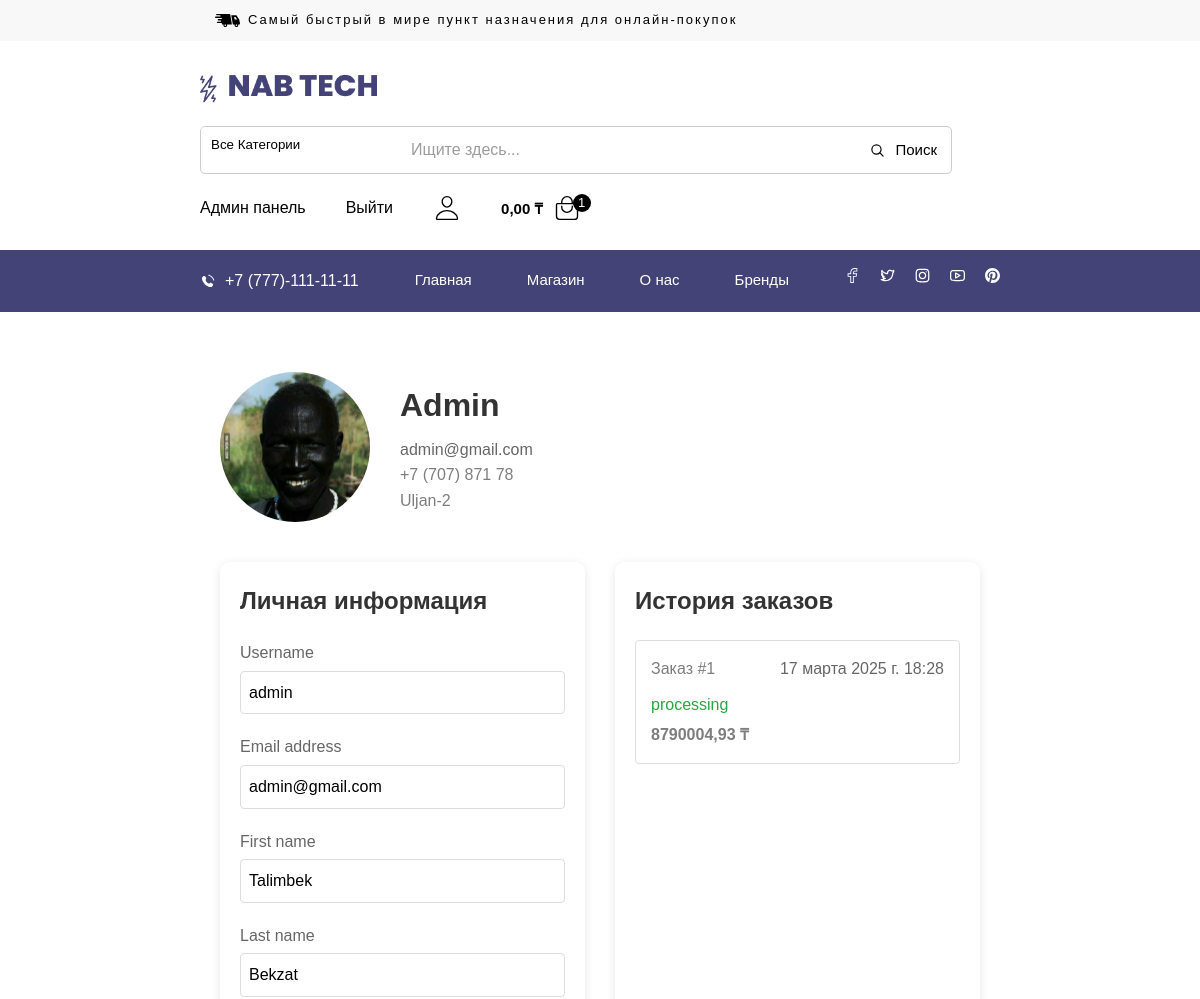
Page /user/profile/1/ (signed in, upper part) on the earlier database version.
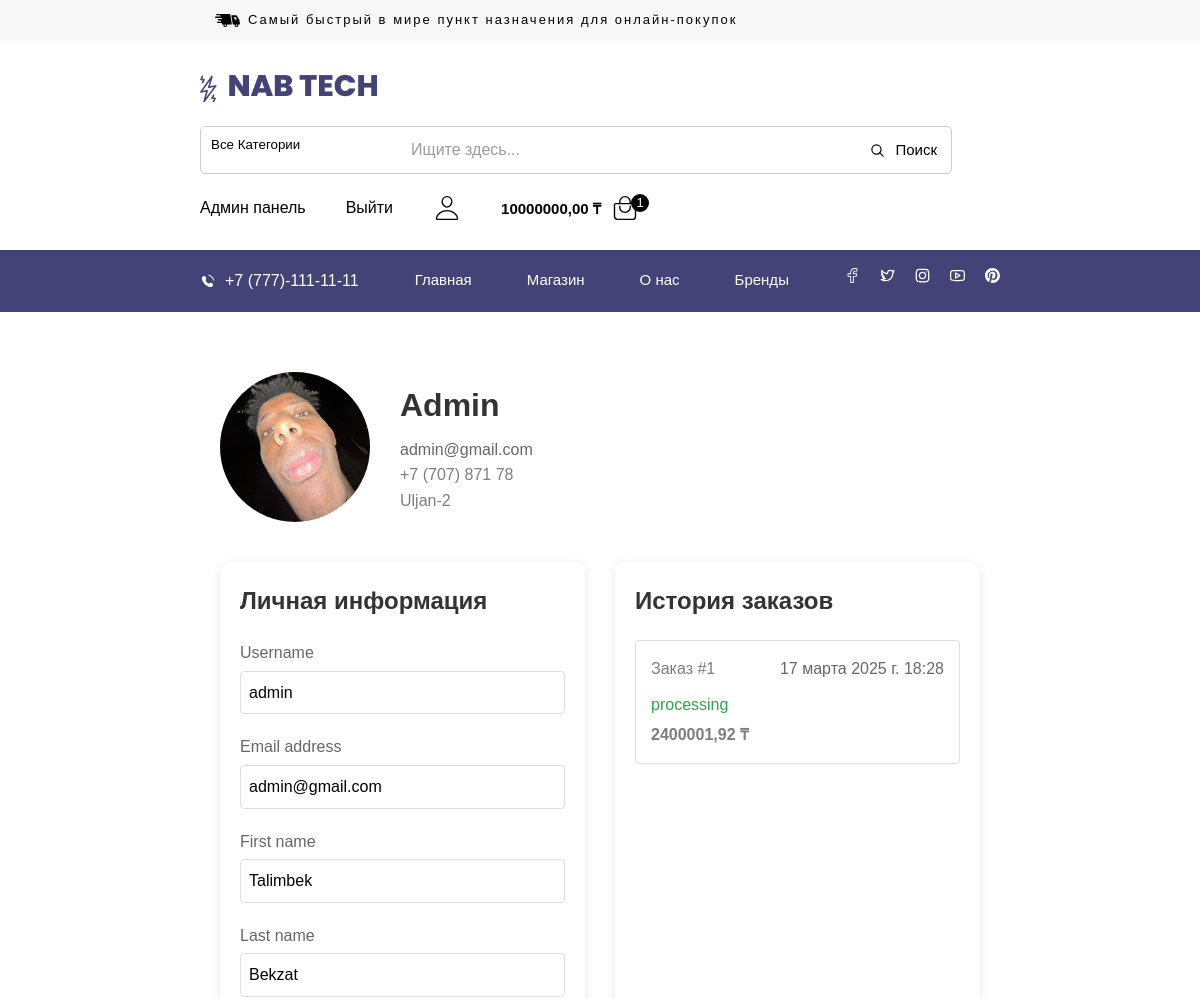
Same page on the later database version.
### user/models.py (models this page shows, shortened)
class User(AbstractUser):
    photo = models.ImageField(upload_to='products/%Y/%m/%d/', blank=True)
    money = models.DecimalField(max_digits=10, decimal_places=2, default=0)
    phone = models.CharField(max_length=15, blank=True)
    address = models.CharField(max_length=255, blank=True)

### product/models.py (models this page shows, shortened)
class Order(models.Model):
    ORDER_STATUS = [
        ('pending', 'Pending'),
        ('processing', 'Processing'),
        ('shipped', 'Shipped'),
        ('delivered', 'Delivered'),
        ('cancelled', 'Cancelled')
    ]
    user = models.ForeignKey(settings.AUTH_USER_MODEL, on_delete=models.CASCADE, related_name='orders')
    products = models.ManyToManyField(Product, through='OrderItem')
    total_amount = models.DecimalField(max_digits=10, decimal_places=2, default=0)
    status = models.CharField(max_length=10, choices=ORDER_STATUS, default='pending')
    shipping_address = models.TextField()
    order_date = models.DateTimeField(default=timezone.now)
    def get_absolute_url(self) -> str:
        return reverse('user:cart', args=[self.id])
    class Meta:
        verbose_name = 'Заказ'
        verbose_name_plural = 'Заказы'

### user/views.py (the view, shortened to what this page needs)
# urls.py: path('profile/<int:pk>/', views.ProfileUserView.as_view(), name='profile'), # 127.0.0.1:8000/user/profile/34234/
class ProfileUserView(LoginRequiredMixin, UpdateView):
    model = get_user_model()
    form_class = ProfileUserForm
    template_name = 'user/profile.html'
    def get_context_data(self, **kwargs):
        context = super().get_context_data(**kwargs)
        context['orders'] = Order.objects.filter(user=self.request.user).order_by('-order_date')
        return context

### user/forms.py (shortened to what this page needs)
class ProfileUserForm(forms.ModelForm):
    class Meta:
        model = get_user_model()
        fields = ['username', 'email', 'first_name', 'last_name', 'phone', 'address', 'photo']
        widgets = {
            'username': forms.TextInput(attrs={'class': 'form-control'}),
            'email': forms.EmailInput(attrs={'class': 'form-control'}),
            'first_name': forms.TextInput(attrs={'class': 'form-control'}),
            'last_name': forms.TextInput(attrs={'class': 'form-control'}),
            'phone': forms.TextInput(attrs={'class': 'form-control'}),
            'address': forms.TextInput(attrs={'class': 'form-control'}),
            'photo': forms.FileInput(attrs={'class': 'form-control'}),
        }
    def __init__(self, *args, **kwargs):
        super().__init__(*args, **kwargs)
        for field_name, field in self.fields.items():
            field.widget.attrs['class'] = 'form-control'
            field.required = False

### user/templates/user/profile.html (shortened to what this page needs)
{% extends 'main/base.html' %}
{% load static %}
{% block css_files %}
<link rel="stylesheet" href="{% static 'auth/css/profile.css' %}">
{% endblock %}
{% block content %}
<div class="profile-container">
    <div class="profile-header">
        <div class="profile-avatar">
            {% if user.photo %}
                <img src="{{ user.photo.url }}" alt="Фото профиля {{ user.username }}">
            {% else %}
                <img src="{% static 'user/images/default-avatar.png' %}" alt="Фото профиля {{ user.username }}">
            {% endif %}
        </div>
        <div class="profile-info">
            <h1>{{ user.username|title }}</h1>
            <p class="email">{{ user.email|lower }}</p>
            <p class="phone">{{ user.phone }}</p>
            <p class="address">{{ user.address }}</p>
        </div>
    </div>
    <div class="profile-content">
        <section class="profile-section">
            <h2>Личная информация</h2>
            <form id="profile-form" method="POST" enctype="multipart/form-data">
                {% for field in form %}
                <div class="form-group">
                    <label for="{{ field.id_for_label }}">{{ field.label }}</label>
                    {{ field }}
                </div>
                {% endfor %}
            </form>
            <br>
        </section>
        <section class="profile-section">
            <h2>История заказов</h2>
            <div class="orders-list" style="max-height: 600px; overflow-y: auto;">
                {% if orders %}
                    {% for order in orders %}
                    <article class="order-item">
                        <div class="order-header">
                            <a href="{{ order.get_absolute_url }}"><span>Заказ #{{ order.id }}</span></a>
                            <time class="order-date" datetime="{{ order.order_date|date:'Y-m-d' }}">
                                {{ order.order_date }}
                            </time>
                        </div>
                        <div class="order-status" data-status="{{ order.status|lower }}">
                            {{ order.status }}
                        </div>
                        <div class="order-total">{{ order.total_amount|floatformat:2 }} ₸</div>
                    </article>
                    {% endfor %}
                {% else %}
                    <p class="no-orders">У вас пока нет заказов</p>
                {% endif %}
            </div>
        </section>
    </div>
</div>
{% endblock %}

### main/templates/main/base.html (shortened to what the changed rows need)
{% load static %}
<!DOCTYPE html>
<html lang="en">
<head>
    <link rel="stylesheet" href="{% static 'main/css/base.css' %}">
  {% block css_files %}{% endblock %}
</head>
<body id="top">
  <div class="main-container">
  <header class="header">
    <div class="header-top" data-header>
      <div class="container">
        <div class="header-actions">
          {% if user.is_authenticated %}
          <button class="header-action-btn" aria-label="cart item">
            <data class="btn-text" value="0">{{ user.money }} ₸</data>
          {% endif %}
            <ion-icon name="bag-handle-outline" aria-hidden="true" aria-hidden="true"></ion-icon>
            <span class="btn-badge">{{ order_count }}</span>
          </button>
        </div>
      </div>
    </div>
  </header>
  <main>
    <article>
        {% block content %}
        {% endblock %}
    </article>
  </main>
</div>
</body>
</html>

Differences in the rows shown:
changed User "Admin": money "0,00" → "10000000,00"; photo: a different picture
changed Order "processing": total_amount "8790004,93" → "2400001,92"
